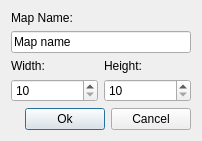
<?xml version="1.0" encoding="UTF-8"?>
<ui version="4.0">
 <class>CreateMapDialog</class>
 <widget class="QDialog" name="CreateMapDialog">
  <property name="geometry">
   <rect>
    <x>0</x>
    <y>0</y>
    <width>202</width>
    <height>127</height>
   </rect>
  </property>
  <property name="windowTitle">
   <string>Dialog</string>
  </property>
  <layout class="QVBoxLayout" name="verticalLayout">
   <item>
    <widget class="QLabel" name="label">
     <property name="text">
      <string>Map Name:</string>
     </property>
     <property name="buddy">
      <cstring>mapName</cstring>
     </property>
    </widget>
   </item>
   <item>
    <widget class="QLineEdit" name="mapName">
     <property name="text">
      <string>Map name</string>
     </property>
    </widget>
   </item>
   <item>
    <layout class="QGridLayout" name="gridLayout">
     <item row="0" column="0">
      <widget class="QLabel" name="widthLabel">
       <property name="text">
        <string>Width:</string>
       </property>
       <property name="buddy">
        <cstring>widthSpinBox</cstring>
       </property>
      </widget>
     </item>
     <item row="0" column="1">
      <widget class="QLabel" name="heightLabel">
       <property name="text">
        <string>Height:</string>
       </property>
       <property name="buddy">
        <cstring>heightSpinBox</cstring>
       </property>
      </widget>
     </item>
     <item row="1" column="0">
      <widget class="QSpinBox" name="widthSpinBox">
       <property name="minimum">
        <number>10</number>
       </property>
       <property name="maximum">
        <number>102</number>
       </property>
      </widget>
     </item>
     <item row="1" column="1">
      <widget class="QSpinBox" name="heightSpinBox">
       <property name="minimum">
        <number>10</number>
       </property>
       <property name="maximum">
        <number>102</number>
       </property>
      </widget>
     </item>
    </layout>
   </item>
   <item>
    <layout class="QHBoxLayout" name="horizontalLayout">
     <item>
      <spacer name="horizontalSpacer">
       <property name="orientation">
        <enum>Qt::Horizontal</enum>
       </property>
       <property name="sizeHint" stdset="0">
        <size>
         <width>40</width>
         <height>20</height>
        </size>
       </property>
      </spacer>
     </item>
     <item>
      <widget class="QPushButton" name="acceptButton">
       <property name="text">
        <string>Ok</string>
       </property>
      </widget>
     </item>
     <item>
      <widget class="QPushButton" name="rejectButton">
       <property name="text">
        <string>Cancel</string>
       </property>
      </widget>
     </item>
    </layout>
   </item>
  </layout>
 </widget>
 <tabstops>
  <tabstop>mapName</tabstop>
  <tabstop>widthSpinBox</tabstop>
  <tabstop>heightSpinBox</tabstop>
  <tabstop>acceptButton</tabstop>
  <tabstop>rejectButton</tabstop>
 </tabstops>
 <resources/>
 <connections/>
</ui>
